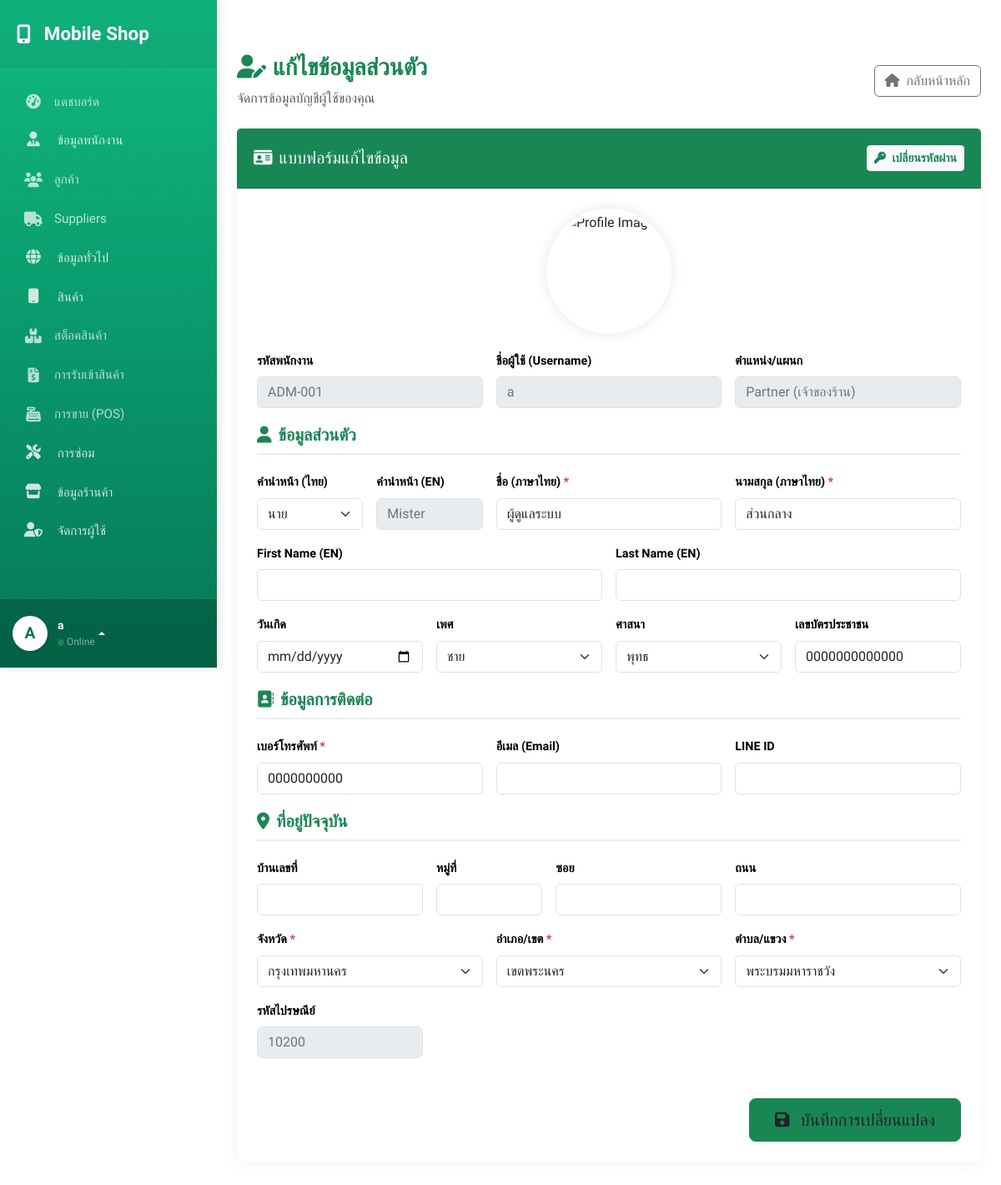
The app's page /profile/change_profile.php (signed in) with its own data.
### tables this page shows
CREATE TABLE `employees` (
  `emp_id` int(6) NOT NULL,
  `emp_code` varchar(20) NOT NULL,
  `emp_national_id` varchar(20) NOT NULL,
  `firstname_th` varchar(30) NOT NULL,
  `lastname_th` varchar(30) NOT NULL,
  `firstname_en` varchar(30) DEFAULT NULL,
  `lastname_en` varchar(30) DEFAULT NULL,
  `emp_phone_no` varchar(20) NOT NULL,
  `emp_email` varchar(75) DEFAULT NULL,
  `emp_line_id` varchar(30) DEFAULT NULL,
  `emp_birthday` date DEFAULT NULL,
  `create_at` datetime NOT NULL DEFAULT current_timestamp(),
  `update_at` datetime NOT NULL DEFAULT current_timestamp(),
  `emp_gender` enum('Male','Female') NOT NULL,
  `emp_status` enum('Active','Resigned') NOT NULL,
  `prefixs_prefix_id` int(6) NOT NULL,
  `Addresses_address_id` int(6) NOT NULL,
  `religions_religion_id` int(2) NOT NULL,
  `departments_dept_id` int(11) NOT NULL,
  `branches_branch_id` int(3) NOT NULL,
  `users_user_id` int(6) DEFAULT NULL COMMENT 'FK อ้างอิงตาราง users',
  `emp_image` varchar(255) DEFAULT NULL COMMENT 'ชื่อไฟล์รูปโปรไฟล์'
);

CREATE TABLE `users` (
  `user_id` int(6) NOT NULL,
  `username` varchar(50) NOT NULL,
  `password` varchar(255) NOT NULL,
  `user_status` enum('Active','Inactive') NOT NULL,
  `create_at` datetime NOT NULL DEFAULT current_timestamp(),
  `update_at` datetime NOT NULL DEFAULT current_timestamp()
);

CREATE TABLE `departments` (
  `dept_id` int(4) NOT NULL,
  `shop_info_shop_id` int(3) NOT NULL,
  `branches_branch_id` int(3) NOT NULL DEFAULT 0 COMMENT 'รหัสสาขาที่สังกัด',
  `dept_name` varchar(50) NOT NULL,
  `dept_desc` varchar(100) DEFAULT NULL,
  `create_at` datetime NOT NULL DEFAULT current_timestamp(),
  `update_at` datetime NOT NULL DEFAULT current_timestamp()
);

CREATE TABLE `prefixs` (
  `prefix_id` int(6) NOT NULL,
  `prefix_th` varchar(20) NOT NULL,
  `prefix_en` varchar(20) DEFAULT NULL,
  `prefix_th_abbr` varchar(20) DEFAULT NULL,
  `prefix_en_abbr` varchar(20) DEFAULT NULL,
  `shop_info_shop_id` int(3) NOT NULL DEFAULT 0,
  `is_active` tinyint(1) NOT NULL DEFAULT 1 COMMENT 'สถานะ (1=ใช้งาน, 0=ไม่ใช้งาน)'
);

CREATE TABLE `religions` (
  `religion_id` int(2) NOT NULL,
  `religion_name_th` varchar(30) NOT NULL,
  `religion_name_en` varchar(30) DEFAULT NULL,
  `is_active` tinyint(1) NOT NULL DEFAULT 1 COMMENT 'สถานะ (1=ใช้งาน, 0=ไม่ใช้งาน)',
  `shop_info_shop_id` int(3) NOT NULL DEFAULT 0 COMMENT 'รหัสร้านค้า (0=ส่วนกลาง)'
);

CREATE TABLE `subdistricts` (
  `subdistrict_id` int(6) NOT NULL,
  `subdistrict_name_th` varchar(50) NOT NULL,
  `subdistrict_name_en` varchar(50) DEFAULT NULL,
  `zip_code` varchar(5) NOT NULL,
  `shop_info_shop_id` int(3) NOT NULL DEFAULT 0 COMMENT 'รหัสร้านค้า (0=ส่วนกลาง)',
  `districts_district_id` int(4) NOT NULL
);

### profile/change_profile.php (the view, shortened to what the rows shown need)
<?php
require '../config/config.php';
$user_id = $_SESSION['user_id'];
$sql = "SELECT e.*, u.username,
               d.dept_name, b.branch_name,
               a.address_id, a.home_no, a.moo, a.soi, a.road,
               sd.subdistrict_id, dist.district_id, pv.province_id, sd.zip_code,
               p.prefix_th, p.prefix_en
        FROM employees e
        JOIN users u ON e.users_user_id = u.user_id
        LEFT JOIN prefixs p ON e.prefixs_prefix_id = p.prefix_id
        LEFT JOIN departments d ON e.departments_dept_id = d.dept_id
        LEFT JOIN branches b ON e.branches_branch_id = b.branch_id
        LEFT JOIN addresses a ON e.Addresses_address_id = a.address_id
        LEFT JOIN subdistricts sd ON a.subdistricts_subdistrict_id = sd.subdistrict_id
        LEFT JOIN districts dist ON sd.districts_district_id = dist.district_id
        LEFT JOIN provinces pv ON dist.provinces_province_id = pv.province_id
        WHERE e.users_user_id = $user_id";
$user_data = mysqli_fetch_assoc(mysqli_query($conn, $sql));
$prefixes = mysqli_query($conn, "SELECT * FROM prefixs");
$religions = mysqli_query($conn, "SELECT * FROM religions");
?>
<!DOCTYPE html>
<html lang="th">
<head>
    <link href="https://cdn.jsdelivr.net/npm/bootstrap@5.3.3/dist/css/bootstrap.min.css" rel="stylesheet">
    <link href="https://cdnjs.cloudflare.com/ajax/libs/font-awesome/6.5.1/css/all.min.css" rel="stylesheet">
</head>
<body>
    <div class="d-flex" id="wrapper">
        <div class="main-content w-100">
            <div class="container-fluid py-4">
                <div class="container">
                    <div class="card card-custom">
                        <div class="card-body p-4">
                            <form method="POST">
                                <div class="row g-3">
                                    <div class="col-md-4">
                                        <label class="form-label">รหัสพนักงาน</label>
                                        <input type="text" class="form-control readonly-input" value="<?= $user_data['emp_code'] ?>" readonly>
                                    </div>
                                    <div class="col-md-4">
                                        <label class="form-label">ชื่อผู้ใช้ (Username)</label>
                                        <input type="text" class="form-control readonly-input" value="<?= $user_data['username'] ?>" readonly>
                                    </div>
                                    <div class="col-md-4">
                                        <label class="form-label">ตำแหน่ง/แผนก</label>
                                        <input type="text" class="form-control readonly-input" value="<?= $user_data['dept_name'] ?? '-' ?>" readonly>
                                    </div>
                                </div>
                                <div class="row g-3">
                                    <div class="col-md-2">
                                        <label class="form-label">คำนำหน้า (ไทย)</label>
                                        <select name="prefix_id" id="prefix_id" class="form-select" onchange="updatePrefixEn()">
                                            <?php foreach ($prefixes as $p): ?>
                                                <option value="<?= $p['prefix_id'] ?>"
                                                    data-en="<?= $p['prefix_en'] ?>"
                                                    <?= $p['prefix_id'] == $user_data['prefixs_prefix_id'] ? 'selected' : '' ?>>
                                                    <?= $p['prefix_th'] ?>
                                                </option>
                                            <?php endforeach; ?>
                                        </select>
                                    </div>
                                    <div class="col-md-2">
                                        <label class="form-label">คำนำหน้า (EN)</label>
                                        <input type="text" id="prefix_en" class="form-control readonly-input" value="<?= $user_data['prefix_en'] ?>" readonly>
                                    </div>
                                    <div class="col-md-4">
                                        <label class="form-label">ชื่อ (ภาษาไทย) <span class="text-danger">*</span></label>
                                        <input type="text" name="firstname_th" class="form-control" value="<?= $user_data['firstname_th'] ?>" required>
                                    </div>
                                    <div class="col-md-4">
                                        <label class="form-label">นามสกุล (ภาษาไทย) <span class="text-danger">*</span></label>
                                        <input type="text" name="lastname_th" class="form-control" value="<?= $user_data['lastname_th'] ?>" required>
                                    </div>
                                    <div class="col-md-3">
                                        <label class="form-label">เพศ</label>
                                        <select name="emp_gender" class="form-select">
                                            <option value="Male" <?= $user_data['emp_gender'] == 'Male' ? 'selected' : '' ?>>ชาย</option>
                                        </select>
                                    </div>
                                    <div class="col-md-3">
                                        <label class="form-label">ศาสนา</label>
                                        <select name="religion_id" class="form-select">
                                            <?php foreach ($religions as $r): ?>
                                                <option value="<?= $r['religion_id'] ?>" <?= $r['religion_id'] == $user_data['religions_religion_id'] ? 'selected' : '' ?>>
                                                    <?= $r['religion_name_th'] ?>
                                                </option>
                                            <?php endforeach; ?>
                                        </select>
                                    </div>
                                    <div class="col-md-3">
                                        <label class="form-label">เลขบัตรประชาชน</label>
                                        <input type="text" name="emp_national_id" id="emp_national_id" class="form-control"
                                            value="<?= $user_data['emp_national_id'] ?>" maxlength="13">
                                    </div>
                                </div>
                                <div class="row g-3">
                                    <div class="col-md-4">
                                        <label class="form-label">เบอร์โทรศัพท์ <span class="text-danger">*</span></label>
                                        <input type="text" name="emp_phone_no" id="emp_phone_no" class="form-control"
                                            value="<?= $user_data['emp_phone_no'] ?>" maxlength="10" required>
                                    </div>
                                </div>
                                <div class="row g-3">
                                    <div class="col-md-3">
                                        <label class="form-label">รหัสไปรษณีย์</label>
                                        <input type="text" id="zipcode" class="form-control readonly-input" value="<?= $user_data['zip_code'] ?>" readonly>
                                    </div>
                                </div>
                            </form>
                        </div>
                    </div>
                </div>
            </div>
        </div>
    </div>
</body>
</html>

### records on screen
employees: emp_code "ADM-001", username "a", dept_name "Partner (เจ้าของร้าน)", prefix_id "นาย", prefix_en "Mister", firstname_th "ผู้ดูแลระบบ", lastname_th "ส่วนกลาง", emp_gender "ชาย", religion_id "พุทธ", emp_national_id "0000000000000", emp_phone_no "0000000000", zip_code "10200"

### other values on screen
$user_avatar_char "A"
$sidebar_username "a"
form field value "กรุงเทพมหานคร"
form field value "เขตพระนคร"
form field subdistrict_id "พระบรมมหาราชวัง"
